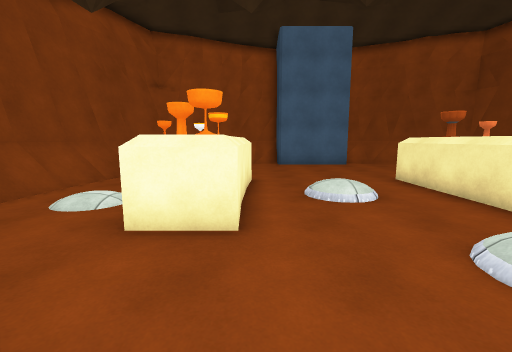
[1] (above)

16 first-person views from a walk through a Unity game level. The camera is 1.5 m above the floor, tilts 8° down and sees 90° across. The floor is counted in squares, 1 m on a side. Each view is taken from the middle of a square. On the plan, view 1 faces up. The plan holds only what a view shows up to about 13 squares ahead; the rest is blank. The place goes on beyond the plan. The player is left out. Surface patterns are stand-ins for the level's own textures.

[2]
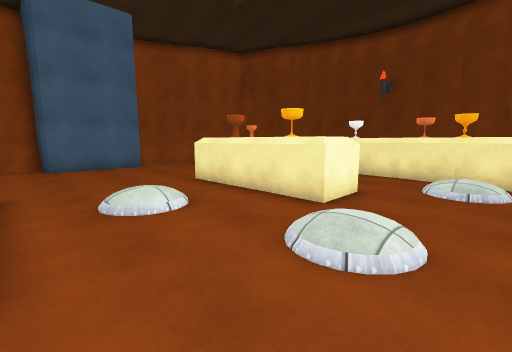

[3]
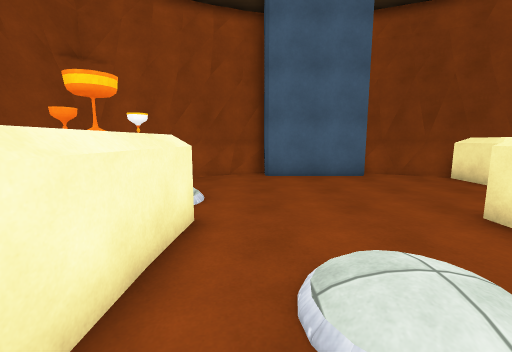

[4]
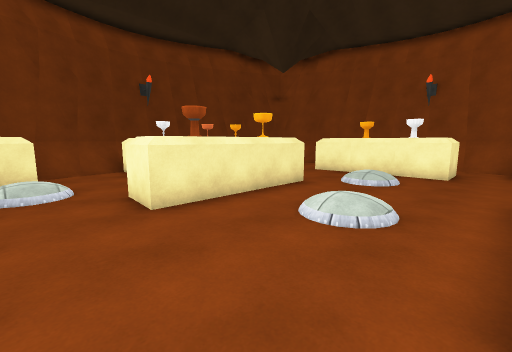

[5]
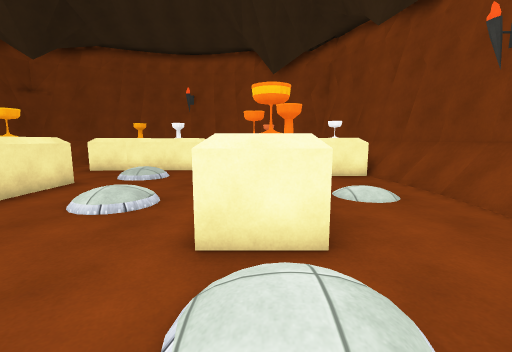

[6]
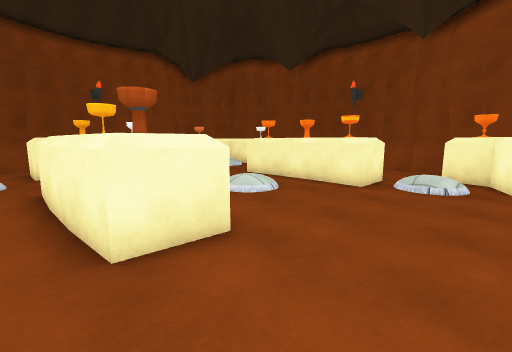

[7]
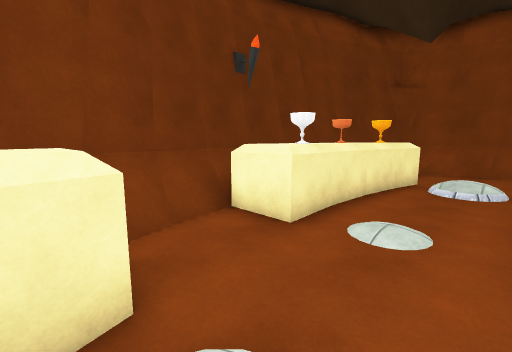

[8]
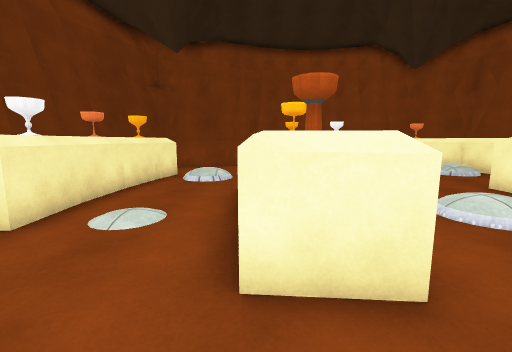

[9]
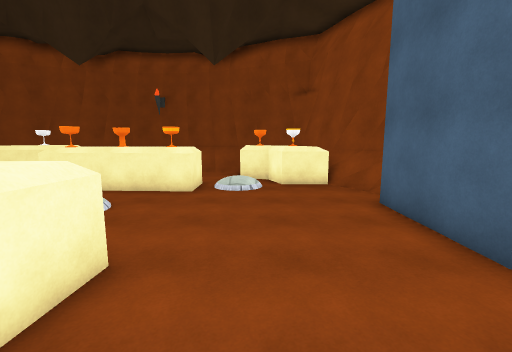

[10]
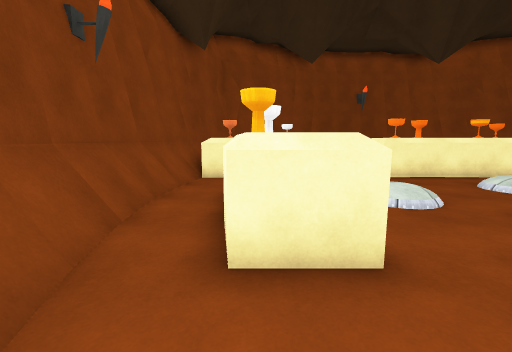

[11]
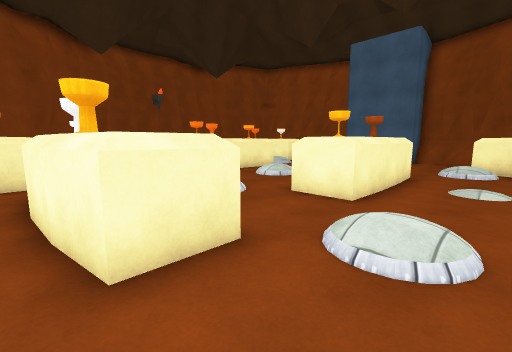

[12]
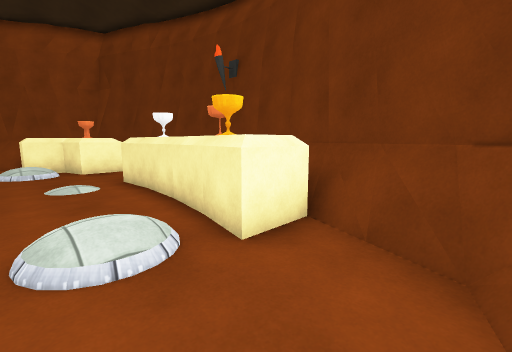

[13]
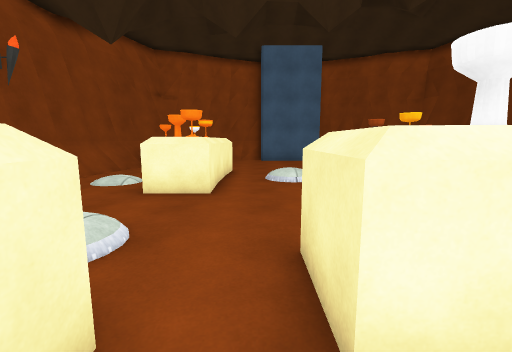

[14]
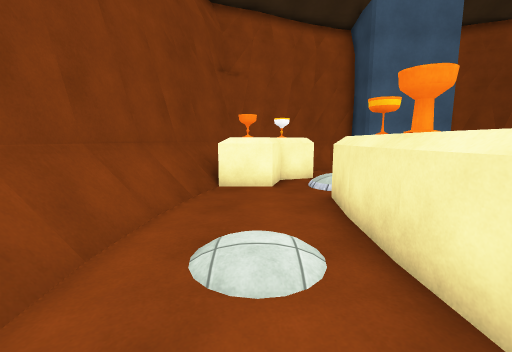

[15]
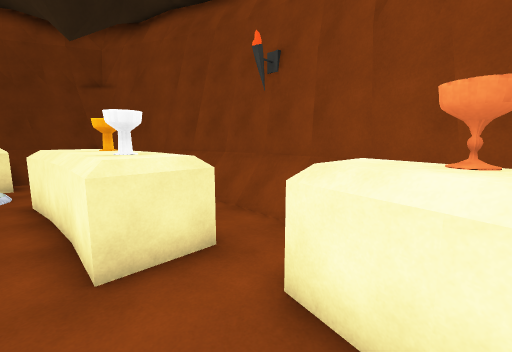

[16]
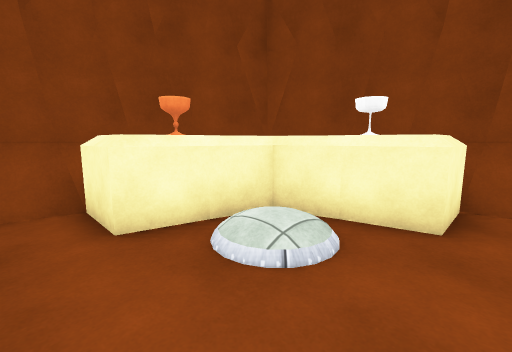

### Floor plan
Key: @ floor where view 1 was taken; # wall or solid block; . main floor; : floor 0.25 m higher than the main floor; + floor 0.5 m higher than the main floor; / step, stairs or slope; = window, fence, low wall or low ledge; ^ raised ledge; O other object.
Columns run from 7 left of view 1 to 14 right of it. Each row starts with its distance up from view 1.
 17       ####  ####
 16      ##=.####.=##
 15     ##..........##
 14    ###..........##
 13   ###^..........^#
 12  ###^ :........//^###
 11 ##^^.:+........//.^^##
 10 ##...##......^#.....##
  9 #=...##^.....##.....=#
  8 #=...##^.....##...#^##
  7 #=./.###.OO..##...^ ##
  6 ##.:.###.....##...^##
  5 #=...###.....##...^#
  4 #=...^##.....^^...^#
  3 #=........::......#
  2 ####......::.../+.#
  1    #///........//.###
  0    #^//@.######....=#
 -1    ##=^..######....##
 -2    ####^..##......=##
 -3      ###......#=####
 -4       ###====#####
 -5        ########

Positions as (right, up) in squares from view 1, and headings:
1: (0, 0), facing up
2: (0, 1), facing up-right
3: (1, 5), facing up
4: (0, 12), facing down-right
5: (-1, 13), facing down
6: (8, 13), facing down-left
7: (8, 12), facing down-right
8: (7, 12), facing down
9: (9, 12), facing left
10: (10, -1), facing left
11: (10, -2), facing up-left
12: (8, -2), facing up-right
13: (1, -3), facing up
14: (-4, 3), facing up
15: (-2, 1), facing down-right
16: (1, 3), facing down-left
